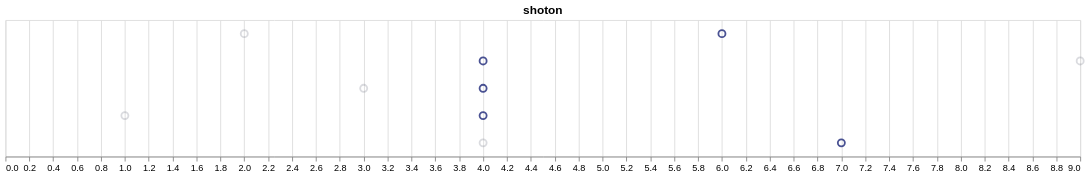

Express this chart as Vega-Lite.
### Vega specification from a JSON file in a GitHub repository (floating-point values rounded to 4 significant figures; data arrays with more than 128 entries replaced by an {"elided": "..."} marker saying what was removed)
{"$schema": "https://vega.github.io/schema/vega/v5.json", "autosize": {"type": "fit-x", "contains": "padding"}, "background": "white", "padding": 5, "height": 150, "title": {"text": "shoton", "frame": "group"}, "style": "cell", "data": [{"name": "selector008_store", "values": [{"unit": "", "fields": [{"type": "E", "field": "Team"}], "values": ["FC Barcelona"]}]}, {"name": "data-7f92a1ad567ccea6812796e77b97bc53", "values": {"elided": "200 records"}}, {"name": "data_0", "source": "data-7f92a1ad567ccea6812796e77b97bc53", "transform": [{"type": "filter", "expr": "!(length(data(\"selector008_store\"))) || (vlSelectionTest(\"selector008_store\", datum))"}, {"type": "formula", "expr": "datum.team_name == selector008.Team ? datum.team_name : 'Other'", "as": "team"}, {"type": "formula", "expr": "datum.team_name == selector008.Team ? 1 : 0.8", "as": "opacity"}, {"type": "filter", "expr": "isValid(datum[\"opacity\"]) && isFinite(+datum[\"opacity\"]) && isValid(datum[\"value\"]) && isFinite(+datum[\"value\"])"}]}], "signals": [{"name": "width", "init": "isFinite(containerSize()[0]) ? containerSize()[0] : 400", "on": [{"update": "isFinite(containerSize()[0]) ? containerSize()[0] : 400", "events": "window:resize"}]}, {"name": "unit", "value": {}, "on": [{"events": "mousemove", "update": "isTuple(group()) ? group() : unit"}]}, {"name": "selector008_Team", "init": "\"FC Barcelona\"", "bind": {"input": "select", "options": ["Valencia CF", "RCD Mallorca", "CA Osasuna", "Villarreal CF", "RC Deportivo de La Coruña", "Real Madrid CF", "CD Numancia", "FC Barcelona", "Racing Santander", "Sevilla FC", "Real Sporting de Gijón", "Getafe CF", "Real Betis Balompié", "RC Recreativo", "RCD Espanyol", "Real Valladolid", "Athletic Club de Bilbao", "UD Almería", "Atlético Madrid", "Málaga CF", "Xerez Club Deportivo", "Real Zaragoza", "CD Tenerife", "Hércules Club de Fútbol", "Levante UD", "Real Sociedad", "Granada CF", "Rayo Vallecano", "RC Celta de Vigo", "Elche CF", "SD Eibar", "Córdoba CF", "UD Las Palmas"], "name": "Team A"}}, {"name": "selector008", "update": "vlSelectionResolve(\"selector008_store\", \"union\")"}, {"name": "selector008_tuple", "update": "selector008_Team !== null ? {fields: selector008_tuple_fields, values: [selector008_Team]} : null"}, {"name": "selector008_tuple_fields", "value": [{"type": "E", "field": "Team"}]}, {"name": "selector008_modify", "on": [{"events": {"signal": "selector008_tuple"}, "update": "modify(\"selector008_store\", selector008_tuple, true)"}]}], "marks": [{"name": "marks", "type": "symbol", "style": ["point"], "interactive": true, "from": {"data": "data_0"}, "encode": {"update": {"opacity": {"scale": "opacity", "field": "opacity"}, "size": {"value": 60}, "fill": {"value": "transparent"}, "stroke": {"scale": "color", "field": "team"}, "tooltip": {"signal": "{\"team_name\": ''+datum[\"team_name\"], \"value\": format(datum[\"value\"], \"\")}"}, "x": {"scale": "x", "field": "value"}, "y": {"scale": "y", "field": "Oponent"}}}}], "scales": [{"name": "x", "type": "linear", "domain": {"data": "data_0", "field": "value"}, "range": [0, {"signal": "width"}], "zero": true, "nice": true}, {"name": "y", "type": "point", "domain": {"data": "data_0", "field": "Oponent", "sort": true}, "range": [0, {"signal": "height"}], "padding": 0.5}, {"name": "color", "type": "ordinal", "domain": {"data": "data_0", "field": "team", "sort": true}, "range": ["#1D2778", "#858796"]}, {"name": "opacity", "type": "linear", "domain": {"data": "data_0", "field": "opacity"}, "range": [0.3, 0.8], "zero": false}], "axes": [{"scale": "x", "orient": "bottom", "grid": true, "gridScale": "y", "tickCount": {"signal": "ceil(width/40)"}, "domain": false, "labels": false, "maxExtent": 0, "minExtent": 0, "ticks": false, "zindex": 0}, {"scale": "x", "orient": "bottom", "grid": false, "labelFlush": true, "labelOverlap": true, "tickCount": {"signal": "ceil(width/40)"}, "zindex": 0}]}
